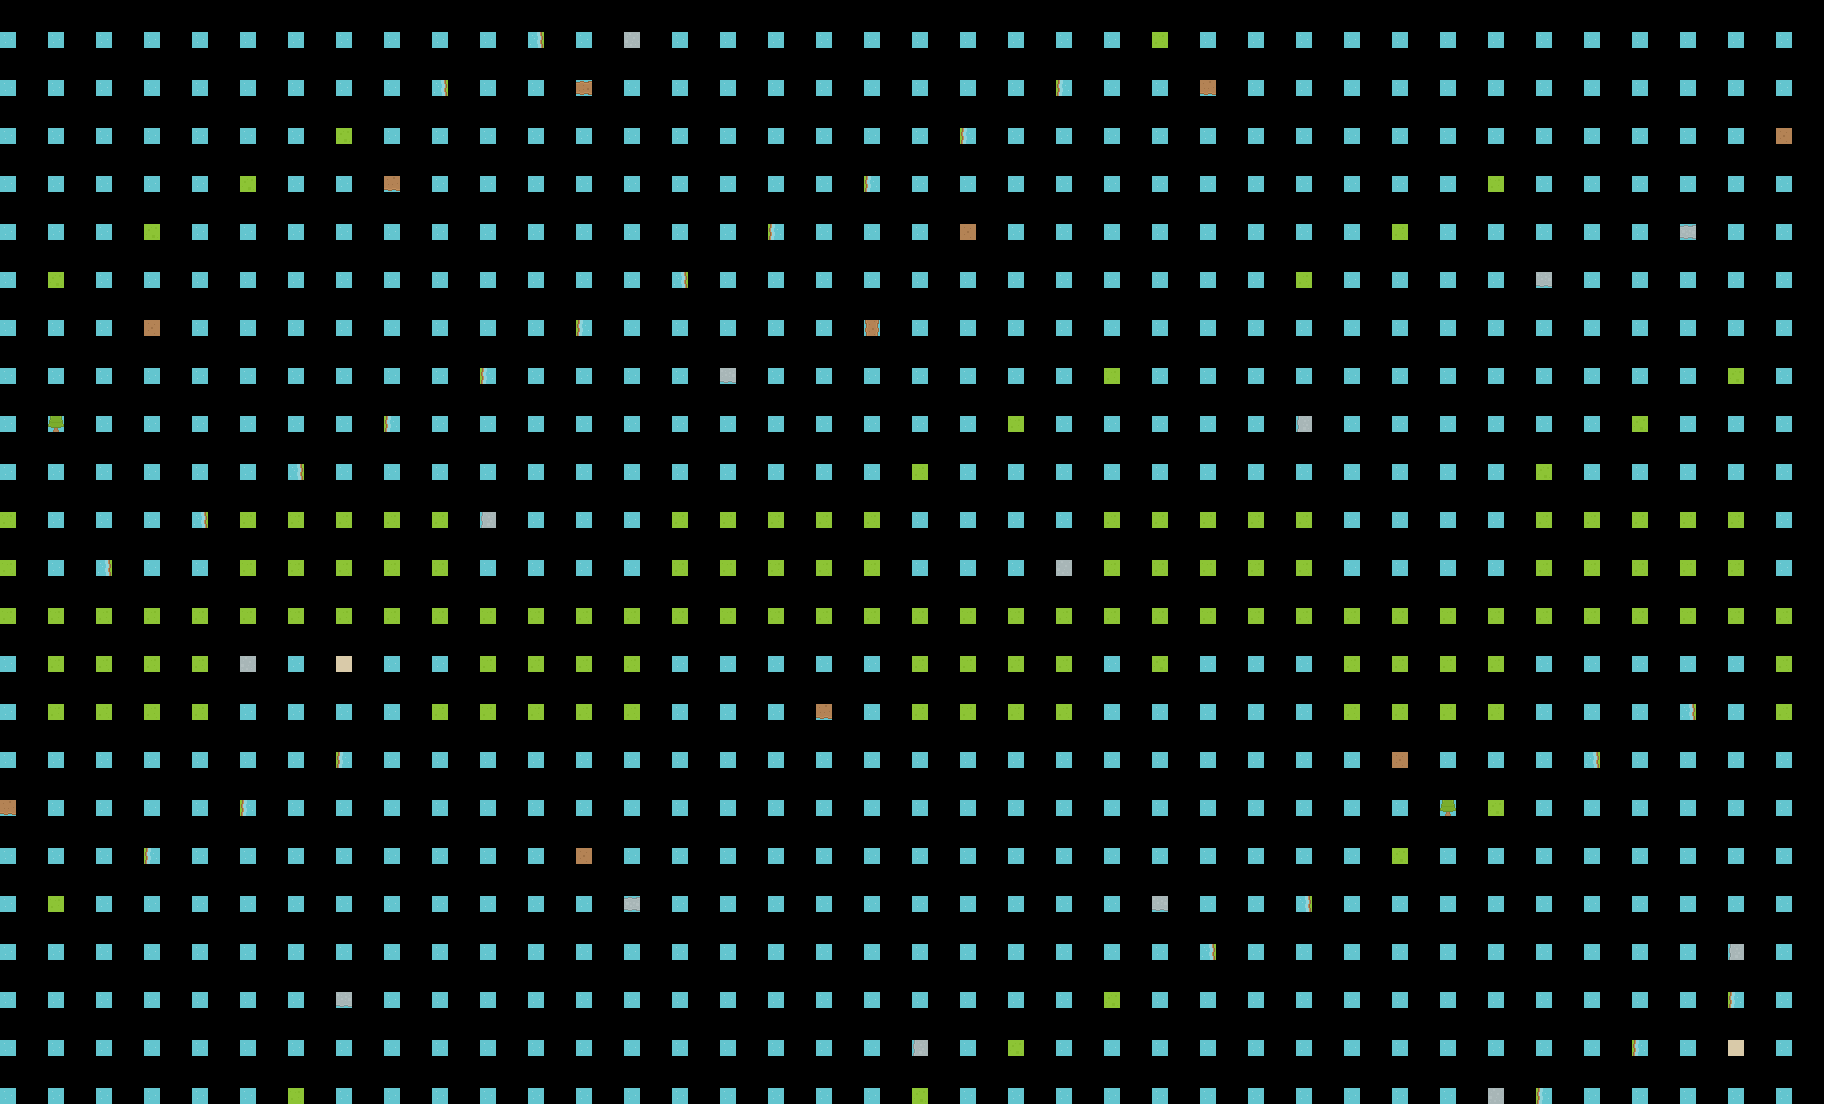

This game map was drawn from its Tiled (.tmx) file and the tilesets committed beside it. A one-line description and the full map source follow:
An orthogonal 38x23 tile map with 48x48 px tiles, 3 tile layers (Ground, Ground overlay, Decor) and 4 objects.

<map version="1.10" tiledversion="1.10.2" orientation="orthogonal" renderorder="right-down" width="38" height="23" tilewidth="48" tileheight="48" infinite="0" nextlayerid="5" nextobjectid="5">
 <tileset firstgid="1" name="KenneyRoguelike" tilewidth="16" tileheight="16" spacing="1">
  <image source="../kenney/roguelike/tiles.png" width="968" height="526" />
 </tileset>
 <layer id="1" name="Ground" width="38" height="23">
  <data encoding="csv">
61,61,61,61,61,61,61,61,61,61,61,62,61,61,61,61,61,61,61,61,61,61,61,61,63,61,61,61,61,61,61,61,61,61,61,61,61,61,
61,61,61,61,61,61,61,61,61,62,61,61,61,61,61,61,61,61,61,61,61,61,60,61,61,61,61,61,61,61,61,61,61,61,61,61,61,61,
61,61,61,61,61,61,61,6,61,61,61,61,61,61,61,61,61,61,61,61,60,61,61,61,61,61,61,61,61,61,61,61,61,61,61,61,61,61,
61,61,61,61,61,6,61,61,61,61,61,61,61,61,61,61,61,61,60,61,61,61,61,61,61,61,61,61,61,61,61,63,61,61,61,61,61,61,
61,61,61,6,61,61,61,61,61,61,61,61,61,61,61,61,60,61,61,61,61,61,61,61,61,61,61,61,61,63,61,61,61,61,61,61,61,61,
61,6,61,61,61,61,61,61,61,61,61,61,61,61,62,61,61,61,61,61,61,61,61,61,61,61,61,63,61,61,61,61,61,61,61,61,61,61,
61,61,61,61,61,61,61,61,61,61,61,61,60,61,61,61,61,61,61,61,61,61,61,61,61,61,61,61,61,61,61,61,61,61,61,61,61,61,
61,61,61,61,61,61,61,61,61,61,60,61,61,61,61,61,61,61,61,61,61,61,61,63,61,61,61,61,61,61,61,61,61,61,61,61,6,61,
61,61,61,61,61,61,61,61,60,61,61,61,61,61,61,61,61,61,61,61,61,63,61,61,61,61,61,61,61,61,61,61,61,61,6,61,61,61,
61,61,61,61,61,61,62,61,61,61,61,61,61,61,61,61,61,61,61,63,61,61,61,61,61,61,61,61,61,61,61,61,6,61,61,61,61,61,
63,61,61,61,62,63,63,63,63,63,61,61,61,61,63,63,63,63,63,61,61,61,61,63,63,63,63,63,61,61,61,61,63,63,63,63,63,61,
63,61,62,61,61,63,63,63,63,63,61,61,61,61,63,63,63,63,63,61,61,61,61,63,63,63,63,63,61,61,61,61,63,63,63,63,63,61,
63,63,63,63,63,63,63,63,63,63,63,63,63,63,63,63,63,63,63,63,63,63,63,63,63,63,63,63,63,63,63,63,63,63,63,63,63,63,
61,63,63,63,63,61,61,61,61,61,63,63,63,63,61,61,61,61,61,63,63,63,63,61,6,61,61,61,63,63,63,63,61,61,61,61,61,63,
61,63,63,63,63,61,61,61,61,63,63,63,63,63,61,61,61,61,61,63,63,63,63,61,61,61,61,61,63,63,63,63,61,61,61,62,61,63,
61,61,61,61,61,61,61,60,61,61,61,61,61,61,61,61,61,61,61,61,61,61,61,61,61,61,61,61,61,61,61,61,61,62,61,61,61,61,
61,61,61,61,61,60,61,61,61,61,61,61,61,61,61,61,61,61,61,61,61,61,61,61,61,61,61,61,61,61,61,6,61,61,61,61,61,61,
61,61,61,60,61,61,61,61,61,61,61,61,61,61,61,61,61,61,61,61,61,61,61,61,61,61,61,61,61,6,61,61,61,61,61,61,61,61,
61,63,61,61,61,61,61,61,61,61,61,61,61,61,61,61,61,61,61,61,61,61,61,61,61,61,61,62,61,61,61,61,61,61,61,61,61,61,
61,61,61,61,61,61,61,61,61,61,61,61,61,61,61,61,61,61,61,61,61,61,61,61,61,62,61,61,61,61,61,61,61,61,61,61,61,61,
61,61,61,61,61,61,61,61,61,61,61,61,61,61,61,61,61,61,61,61,61,61,61,6,61,61,61,61,61,61,61,61,61,61,61,61,60,61,
61,61,61,61,61,61,61,61,61,61,61,61,61,61,61,61,61,61,61,61,61,6,61,61,61,61,61,61,61,61,61,61,61,61,60,61,61,61,
61,61,61,61,61,61,63,61,61,61,61,61,61,61,61,61,61,61,61,6,61,61,61,61,61,61,61,61,61,61,61,61,60,61,61,61,61,61
  </data>
 </layer>
 <layer id="2" name="Ground overlay" width="38" height="23">
  <data encoding="csv">
0,0,0,0,0,0,0,0,0,0,0,0,0,921,0,0,0,0,0,0,0,0,0,0,0,0,0,0,0,0,0,0,0,0,0,0,0,0,
0,0,0,0,0,0,0,0,0,0,0,0,0,0,0,0,0,0,0,0,0,0,0,0,0,636,0,0,0,0,0,0,0,0,0,0,0,0,
0,0,0,0,0,0,0,0,0,0,0,0,0,0,0,0,0,0,0,0,0,0,0,0,0,0,0,0,0,0,0,0,0,0,0,0,0,579,
0,0,0,0,0,0,0,0,636,0,0,0,0,0,0,0,0,0,0,0,0,0,0,0,0,0,0,0,0,0,0,0,0,0,0,0,0,0,
0,0,0,0,0,0,0,0,0,0,0,0,0,0,0,0,0,0,0,0,579,0,0,0,0,0,0,0,0,0,0,0,0,0,0,0,0,0,
0,0,0,0,0,0,0,0,0,0,0,0,0,0,0,0,0,0,0,0,0,0,0,0,0,0,0,0,0,0,0,0,978,0,0,0,0,0,
0,0,0,579,0,0,0,0,0,0,0,0,0,0,0,0,0,0,0,0,0,0,0,0,0,0,0,0,0,0,0,0,0,0,0,0,0,0,
0,0,0,0,0,0,0,0,0,0,0,0,0,0,0,978,0,0,0,0,0,0,0,0,0,0,0,0,0,0,0,0,0,0,0,0,0,0,
0,0,0,0,0,0,0,0,0,0,0,0,0,0,0,0,0,0,0,0,0,0,0,0,0,0,0,920,0,0,0,0,0,0,0,0,0,0,
0,0,0,0,0,0,0,0,0,0,0,0,0,0,0,0,0,0,0,0,0,0,0,0,0,0,0,0,0,0,0,0,0,0,0,0,0,0,
0,0,0,0,0,0,0,0,0,0,920,0,0,0,0,0,0,0,0,0,0,0,0,0,0,0,0,0,0,0,0,0,0,0,0,0,0,0,
0,0,0,0,0,0,0,0,0,0,0,0,0,0,0,0,0,0,0,0,0,0,921,0,0,0,0,0,0,0,0,0,0,0,0,0,0,0,
0,0,0,0,0,0,0,0,0,0,0,0,0,0,0,0,0,0,0,0,0,0,0,0,0,0,0,0,0,0,0,0,0,0,0,0,0,0,
0,0,0,0,0,921,0,0,0,0,0,0,0,0,0,0,0,0,0,0,0,0,0,0,0,0,0,0,0,0,0,0,0,0,0,0,0,0,
0,0,0,0,0,0,0,0,0,0,0,0,0,0,0,0,0,636,0,0,0,0,0,0,0,0,0,0,0,0,0,0,0,0,0,0,0,0,
0,0,0,0,0,0,0,0,0,0,0,0,0,0,0,0,0,0,0,0,0,0,0,0,0,0,0,0,0,579,0,0,0,0,0,0,0,0,
636,0,0,0,0,0,0,0,0,0,0,0,0,0,0,0,0,0,0,0,0,0,0,0,0,0,0,0,0,0,0,0,0,0,0,0,0,0,
0,0,0,0,0,0,0,0,0,0,0,0,579,0,0,0,0,0,0,0,0,0,0,0,0,0,0,0,0,0,0,0,0,0,0,0,0,0,
0,0,0,0,0,0,0,0,0,0,0,0,0,0,0,0,0,0,0,0,0,0,0,0,978,0,0,0,0,0,0,0,0,0,0,0,0,0,
0,0,0,0,0,0,0,0,0,0,0,0,0,0,0,0,0,0,0,0,0,0,0,0,0,0,0,0,0,0,0,0,0,0,0,0,920,0,
0,0,0,0,0,0,0,978,0,0,0,0,0,0,0,0,0,0,0,0,0,0,0,0,0,0,0,0,0,0,0,0,0,0,0,0,0,0,
0,0,0,0,0,0,0,0,0,0,0,0,0,0,0,0,0,0,0,920,0,0,0,0,0,0,0,0,0,0,0,0,0,0,0,0,0,0,
0,0,0,0,0,0,0,0,0,0,0,0,0,0,0,0,0,0,0,0,0,0,0,0,0,0,0,0,0,0,0,921,0,0,0,0,0,0
  </data>
 </layer>
 <layer id="3" name="Decor" width="38" height="23">
  <data encoding="csv">
0,0,0,0,0,0,0,0,0,0,0,0,0,0,0,0,0,0,0,0,0,0,0,0,0,0,0,0,0,0,0,0,0,0,0,0,0,0,
0,0,0,0,0,0,0,0,0,0,0,0,466,0,0,0,0,0,0,0,0,0,0,0,0,0,0,0,0,0,0,0,0,0,0,0,0,0,
0,0,0,0,0,0,0,0,0,0,0,0,0,0,0,0,0,0,0,0,0,0,0,0,0,0,0,0,0,0,0,0,0,0,0,0,0,0,
0,0,0,0,0,0,0,0,0,0,0,0,0,0,0,0,0,0,0,0,0,0,0,0,0,0,0,0,0,0,0,0,0,0,0,0,0,0,
0,0,0,0,0,0,0,0,0,0,0,0,0,0,0,0,0,0,0,0,0,0,0,0,0,0,0,0,0,0,0,0,0,0,0,808,0,0,
0,0,0,0,0,0,0,0,0,0,0,0,0,0,0,0,0,0,0,0,0,0,0,0,0,0,0,0,0,0,0,0,0,0,0,0,0,0,
0,0,0,0,0,0,0,0,0,0,0,0,0,0,0,0,0,0,409,0,0,0,0,0,0,0,0,0,0,0,0,0,0,0,0,0,0,0,
0,0,0,0,0,0,0,0,0,0,0,0,0,0,0,0,0,0,0,0,0,0,0,0,0,0,0,0,0,0,0,0,0,0,0,0,0,0,
0,644,0,0,0,0,0,0,0,0,0,0,0,0,0,0,0,0,0,0,0,0,0,0,0,0,0,0,0,0,0,0,0,0,0,0,0,0,
0,0,0,0,0,0,0,0,0,0,0,0,0,0,0,0,0,0,0,0,0,0,0,0,0,0,0,0,0,0,0,0,0,0,0,0,0,0,
0,0,0,0,0,0,0,0,0,0,0,0,0,0,0,0,0,0,0,0,0,0,0,0,0,0,0,0,0,0,0,0,0,0,0,0,0,0,
0,0,0,0,0,0,0,0,0,0,0,0,0,0,0,0,0,0,0,0,0,0,0,0,0,0,0,0,0,0,0,0,0,0,0,0,0,0,
0,0,0,0,0,0,0,0,0,0,0,0,0,0,0,0,0,0,0,0,0,0,0,0,0,0,0,0,0,0,0,0,0,0,0,0,0,0,
0,0,0,0,0,0,0,874,0,0,0,0,0,0,0,0,0,0,0,0,0,0,0,0,0,0,0,0,0,0,0,0,0,0,0,0,0,0,
0,0,0,0,0,0,0,0,0,0,0,0,0,0,0,0,0,0,0,0,0,0,0,0,0,0,0,0,0,0,0,0,0,0,0,0,0,0,
0,0,0,0,0,0,0,0,0,0,0,0,0,0,0,0,0,0,0,0,0,0,0,0,0,0,0,0,0,0,0,0,0,0,0,0,0,0,
0,0,0,0,0,0,0,0,0,0,0,0,0,0,0,0,0,0,0,0,0,0,0,0,0,0,0,0,0,0,644,0,0,0,0,0,0,0,
0,0,0,0,0,0,0,0,0,0,0,0,0,0,0,0,0,0,0,0,0,0,0,0,0,0,0,0,0,0,0,0,0,0,0,0,0,0,
0,0,0,0,0,0,0,0,0,0,0,0,0,808,0,0,0,0,0,0,0,0,0,0,0,0,0,0,0,0,0,0,0,0,0,0,0,0,
0,0,0,0,0,0,0,0,0,0,0,0,0,0,0,0,0,0,0,0,0,0,0,0,0,0,0,0,0,0,0,0,0,0,0,0,0,0,
0,0,0,0,0,0,0,0,0,0,0,0,0,0,0,0,0,0,0,0,0,0,0,0,0,0,0,0,0,0,0,0,0,0,0,0,0,0,
0,0,0,0,0,0,0,0,0,0,0,0,0,0,0,0,0,0,0,0,0,0,0,0,0,0,0,0,0,0,0,0,0,0,0,0,874,0,
0,0,0,0,0,0,0,0,0,0,0,0,0,0,0,0,0,0,0,0,0,0,0,0,0,0,0,0,0,0,0,0,0,0,0,0,0,0
  </data>
 </layer>
 <objectgroup id="4" name="collision">
  <object id="1" x="0" y="0" width="1824" height="24" />
  <object id="2" x="0" y="1080" width="1824" height="24" />
  <object id="3" x="0" y="0" width="24" height="1104" />
  <object id="4" x="1800" y="0" width="24" height="1104" />
 </objectgroup>
</map>
